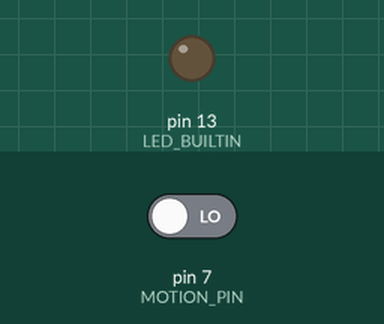
The sketch below on a simulated Arduino Uno, built with avr-gcc and run on an emulated ATmega328P. Shown: output pins drawn as LEDs (lit = HIGH). The inputs (shaded band) are chosen by the test bench; at power-on: pin 7 (MOTION_PIN) LOW. What the sketch prints to the serial monitor is not drawn.

Above: at 1.2 s.
1.3 s: pin 7 (MOTION_PIN) driven HIGH
At 1.9 s:
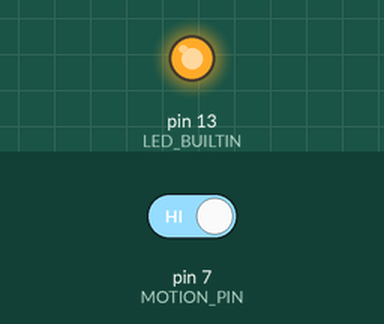
2.8 s: pin 7 (MOTION_PIN) driven LOW
At 4.2 s:
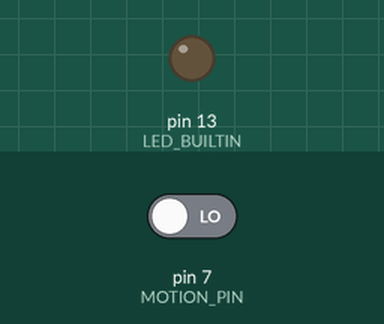
Timing chart, 0 to 5.8 s (numbered marks = the images above; inputs shaded):
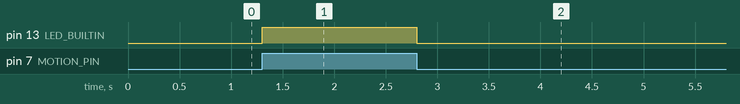

The sketch:

test_motion.ino
```cpp
#define MOTION_PIN 7

bool detect_motion();

void setup() {
  // put your setup code here, to run once:
  pinMode(MOTION_PIN, INPUT);
  pinMode(LED_BUILTIN, OUTPUT);
  Serial.begin(115200);
}

void loop() {
  // put your main code here, to run repeatedly:
  digitalWrite(LED_BUILTIN, detect_motion());
  Serial.println(digitalRead(MOTION_PIN));
}

bool detect_motion() {
  return digitalRead(MOTION_PIN);
}
```

Measured:
- after the input at 1.3 s, pin 13 (LED_BUILTIN): LOW → HIGH at once
- after the input at 2.8 s, pin 13 (LED_BUILTIN): HIGH → LOW at once
